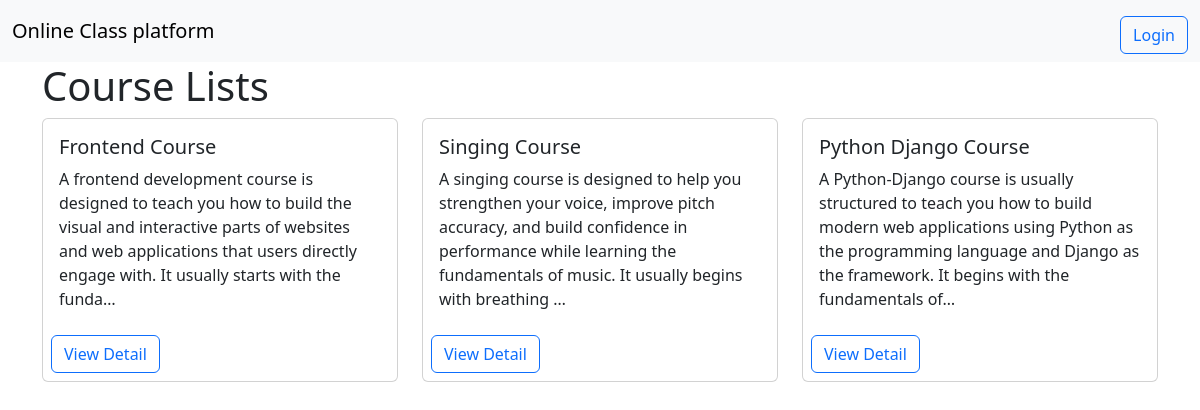
The page / on the database its author committed.
### class_app/models.py (models this page shows, shortened)
class Course(models.Model):
    title = models.CharField(max_length=255)
    description = models.TextField()
    created_at = models.DateTimeField(auto_now_add=True)

### class_app/views.py (the view)
# urls.py: path("",views.CourseListView.as_view(),name="course-list"),
class CourseListView(ListView):
    model = Course
    template_name = "course_list.html"
    context_object_name = "courses"
    def get_queryset(self):
        return Course.objects.all().order_by("-created_at")

### templates/course_list.html
{% extends 'base.html' %}
{% block content %}
<h1>Course Lists</h1>
<div class="row row-cols-1 row-cols-md-3 g-4">
    {% for course in courses %}
  <div class="col">
    <div class="card h-100">
      <div class="card-body">
        <h5 class="card-title">{{ course.title }}</h5>
        <p class="card-text">{{ course.description|truncatechars:200 }}</p>
      </div>
      <p class="card-text m-2">
          <a href="{% url 'course-detail' course.pk %}" class="btn btn-outline-primary">View Detail</a>
      </p>
    </div>
  </div>
  {% endfor %}
</div>
{% endblock content %}

### templates/base.html (shortened to what this page needs)
<!doctype html>
<html lang="en">
<head>
    <link href="https://cdn.jsdelivr.net/npm/bootstrap@5.3.8/dist/css/bootstrap.min.css" rel="stylesheet"
>
</head>
<body>
    <nav class="navbar bg-body-tertiary">
        <div class="container-fluid">
            <a class="navbar-brand" href="/">Online Class platform</a>
            {% if user.is_authenticated %}
                Welcome {{ user.username }}
                <a href="{% url 'dashboard' %}" class="btn btn-outline-secondary">Dashboard</a>
                <form action="{% url 'logout' %}" method="post">
                    {% csrf_token %}
                    <button type="submit" class="btn btn-outline-secondary">Logout</button>
                </form>
                {% else %}
                <a href="{% url 'login' %}" class="btn btn-outline-primary mt-2">Login</a>
            {% endif %}
        </div>
    </nav>
    <div class="container">
        {% block content %}
        {% endblock content %}
    </div>
</body>
</html>

### rows shown on the page
Course: title "Frontend Course", description "A frontend development course is designed to teach you how to build the visual and interactive parts of websites and web applications that users directly engage with. It usually starts with the funda…"
Course: title "Singing Course", description "A singing course is designed to help you strengthen your voice, improve pitch accuracy, and build confidence in performance while learning the fundamentals of music. It usually begins with breathing …"
Course: title "Python Django Course", description "A Python-Django course is usually structured to teach you how to build modern web applications using Python as the programming language and Django as the framework. It begins with the fundamentals of…"
